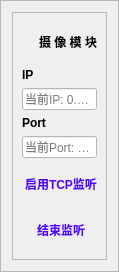
         <widget class="QFrame" name="cam_settings">
          <property name="minimumSize">
           <size>
            <width>0</width>
            <height>0</height>
           </size>
          </property>
          <property name="maximumSize">
           <size>
            <width>0</width>
            <height>65536</height>
           </size>
          </property>
          <property name="styleSheet">
           <string notr="true">QFrame#cam_settings{
	/*background-color: rgb(139,0,139);*/
	border-top-color: rgb(139,0,139);
	border-top-width: 2px;
	border-bottom-color: rgb(139,0,139);
	border-bottom-width: 2px;
}
QPushButton{
    border:none;
    background-repeat: no-repeat;
    background-position: left center;
    border-left: 3px solid transparent;
    color: rgb(85, 0, 255);
    font: 12pt &quot;Times New Roman&quot;;
    font-weight: bold;
	text-align: center;
}
QPushButton:hover{
    border:none;
    background-color: gray; 鼠标悬停时的背景颜色为灰色 
    background-repeat: no-repeat;
    background-position: left 15px center;
    border-left: 0px solid transparent;
	color: rgb(0, 255, 127);  确保鼠标悬停时的字体颜色 
    font: 12pt &quot;Times New Roman&quot;;
    font-weight: bold;
 	text-align: center;
}
QPushButton:pressed{
    border:none;
    background-color: rgb(85, 0, 255);
    background-repeat: no-repeat;
    background-position: left 15px center;
    border-left: 0px solid transparent;
    color: rgb(0, 255, 127); /* 保持鼠标悬停时的字体颜色 */
    font: 12pt &quot;Times New Roman&quot;;
    font-weight: bold;
    text-align: center;
}
QLabel{
    background-color: none;
	font: 12pt &quot;华文中宋&quot;;
	color: black;
	font-weight: bold;
	text-align: left;
}
QLabel#cam_logo1{
	background-image: url(:/v2/images/rescaled_icons_v2/shexiangtou.png);
 	background-repeat: no-repeat;
 	background-position: left 15px center;
	text-align: center;
}
QLabel#cam_logo2{
	background-image: url(:/v1/images/rescaled_icons_v1/shexiangtou_re.png);
 	background-repeat: no-repeat;
 	background-position: left 15px center;
	text-align: center;
}
QPushButton#cam_set1{
	background-image: url(:/v2/images/rescaled_icons_v2/shenduxuexi1.png);
}
QPushButton#cam_set2{background-image: url(:/v2/images/rescaled_icons_v2/bianji_re.png);}
QPushButton#cam_stop1{
	background-image: url(:/v2/images/rescaled_icons_v2/tubiaozhizuomobanyihuifu-.png);
}
QPushButton#cam_stop2{background-image: url(:/v1/images/rescaled_icons_v1/shexiangtou_guanbi_re.png);}

QLineEdit {
    background-color: white; /* 默认背景色为白色 */
    color: black;            /* 字体颜色为黑色 */
}
QLineEdit:hover {
    background-color: lightgray; /* 鼠标悬停时背景色为浅灰色 */
    color: black;                /* 字体颜色保持为黑色 */
}
QRadioButton{
	background-color: white; /* 默认背景色为白色 */
    color: black;            /* 字体颜色为黑色 */
}
QRadioButton:hover {
    background-color: lightgray; /* 鼠标悬停时背景色为浅灰色 */
    color: black;                /* 字体颜色保持为黑色 */
}</string>
          </property>
          <property name="frameShape">
           <enum>QFrame::Shape::StyledPanel</enum>
          </property>
          <property name="frameShadow">
           <enum>QFrame::Shadow::Raised</enum>
          </property>
          <layout class="QVBoxLayout" name="verticalLayout_4">
           <item>
            <widget class="QFrame" name="frame_cam1">
             <property name="frameShape">
              <enum>QFrame::Shape::StyledPanel</enum>
             </property>
             <property name="frameShadow">
              <enum>QFrame::Shadow::Raised</enum>
             </property>
             <layout class="QVBoxLayout" name="verticalLayout_6">
              <item>
               <widget class="QLabel" name="cam_logo1">
                <property name="minimumSize">
                 <size>
                  <width>0</width>
                  <height>40</height>
                 </size>
                </property>
                <property name="maximumSize">
                 <size>
                  <width>65536</width>
                  <height>40</height>
                 </size>
                </property>
                <property name="styleSheet">
                 <string notr="true"/>
                </property>
                <property name="text">
                 <string>摄 像 模 块</string>
                </property>
                <property name="alignment">
                 <set>Qt::AlignmentFlag::AlignRight|Qt::AlignmentFlag::AlignTrailing|Qt::AlignmentFlag::AlignVCenter</set>
                </property>
               </widget>
              </item>
              <item>
               <widget class="QLabel" name="IPview1">
                <property name="maximumSize">
                 <size>
                  <width>16777215</width>
                  <height>15</height>
                 </size>
                </property>
                <property name="text">
                 <string>IP</string>
                </property>
               </widget>
              </item>
              <item>
               <widget class="QLineEdit" name="IPcam">
                <property name="text">
                 <string/>
                </property>
                <property name="placeholderText">
                 <string>当前IP: 0.0.0.0</string>
                </property>
               </widget>
              </item>
              <item>
               <widget class="QLabel" name="Portview1">
                <property name="maximumSize">
                 <size>
                  <width>16777215</width>
                  <height>20</height>
                 </size>
                </property>
                <property name="text">
                 <string>Port</string>
                </property>
               </widget>
              </item>
              <item>
               <widget class="QLineEdit" name="Portcam">
                <property name="text">
                 <string/>
                </property>
                <property name="placeholderText">
                 <string>当前Port: 53001</string>
                </property>
               </widget>
              </item>
              <item>
               <widget class="QPushButton" name="cam_set1">
                <property name="minimumSize">
                 <size>
                  <width>0</width>
                  <height>40</height>
                 </size>
                </property>
                <property name="styleSheet">
                 <string notr="true"/>
                </property>
                <property name="text">
                 <string>启用TCP监听</string>
                </property>
               </widget>
              </item>
              <item>
               <widget class="QPushButton" name="cam_stop1">
                <property name="minimumSize">
                 <size>
                  <width>0</width>
                  <height>40</height>
                 </size>
                </property>
                <property name="text">
                 <string>结束监听</string>
                </property>
               </widget>
              </item>
             </layout>
            </widget>
           </item>
          </layout>
         </widget>
